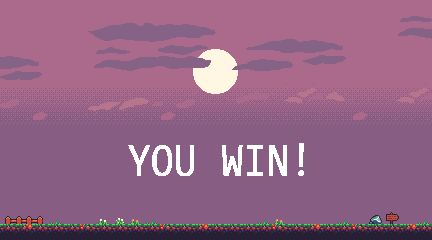

Rendered tile map (Tiled .tmx) drawn with the repository's tilesets; below, a short description and the map source with its tile grids summarised:
An orthogonal 27x15 tile map with 16x16 px tiles, 3 tile layers (background, details, text), 3 tilesets.

<map version="1.4" tiledversion="1.4.2" orientation="orthogonal" renderorder="right-down" width="27" height="15" tilewidth="16" tileheight="16" infinite="0" nextlayerid="5" nextobjectid="1">
 <tileset firstgid="1" name="background" tilewidth="16" tileheight="16" tilecount="170" columns="17">
  <image source="background.png" width="272" height="160" />
 </tileset>
 <tileset firstgid="171" name="tileset" tilewidth="16" tileheight="16" tilecount="136" columns="17">
  <image source="tileset.png" width="272" height="128" />
 </tileset>
 <tileset firstgid="307" name="you_win" tilewidth="16" tileheight="16" tilecount="44" columns="11">
  <image source="you_win.png" width="176" height="64" />
 </tileset>
 <layer id="2" name="background" width="27" height="15">
  <properties>
   <property name="visible" type="bool" value="true" />
  </properties>
  <data>[405 cells, 405 non-empty, 159 distinct tile ids]</data>
 </layer>
 <layer id="3" name="details" width="27" height="15">
  <data>[405 cells, 42 non-empty, 13 distinct tile ids]</data>
 </layer>
 <layer id="4" name="text" width="27" height="15">
  <properties>
   <property name="visible" type="bool" value="true" />
  </properties>
  <data>[405 cells, 44 non-empty, 44 distinct tile ids]</data>
 </layer>
</map>
